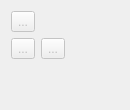
      <widget class="QWidget" name="page_2">
       <property name="geometry">
        <rect>
         <x>0</x>
         <y>0</y>
         <width>130</width>
         <height>110</height>
        </rect>
       </property>
       <property name="sizePolicy">
        <sizepolicy hsizetype="Expanding" vsizetype="Maximum">
         <horstretch>0</horstretch>
         <verstretch>0</verstretch>
        </sizepolicy>
       </property>
       <property name="toolTip">
        <string>Tools for creating lines.</string>
       </property>
       <attribute name="icon">
        <iconset resource="../../libs/vmisc/share/resources/icon.qrc">
         <normaloff>:/icon/16x16/toolsectionline.png</normaloff>:/icon/16x16/toolsectionline.png</iconset>
       </attribute>
       <attribute name="label">
        <string>Line</string>
       </attribute>
       <attribute name="toolTip">
        <string>Line</string>
       </attribute>
       <layout class="QFormLayout" name="formLayout_2">
        <item row="0" column="0">
         <widget class="QToolButton" name="toolButtonPointerLine">
          <property name="enabled">
           <bool>false</bool>
          </property>
          <property name="toolTip">
           <string>Tool pointer</string>
          </property>
          <property name="text">
           <string notr="true">...</string>
          </property>
          <property name="icon">
           <iconset resource="../../libs/vmisc/share/resources/icon.qrc">
            <normaloff>:/icon/32x32/arrow_cursor.png</normaloff>:/icon/32x32/arrow_cursor.png</iconset>
          </property>
          <property name="iconSize">
           <size>
            <width>32</width>
            <height>32</height>
           </size>
          </property>
          <property name="checkable">
           <bool>true</bool>
          </property>
         </widget>
        </item>
        <item row="2" column="0">
         <widget class="QToolButton" name="toolButtonLine">
          <property name="enabled">
           <bool>false</bool>
          </property>
          <property name="toolTip">
           <string>Line between points</string>
          </property>
          <property name="text">
           <string notr="true">...</string>
          </property>
          <property name="icon">
           <iconset resource="share/resources/toolicon.qrc">
            <normaloff>:/toolicon/32x32/line.png</normaloff>:/toolicon/32x32/line.png</iconset>
          </property>
          <property name="iconSize">
           <size>
            <width>32</width>
            <height>32</height>
           </size>
          </property>
          <property name="checkable">
           <bool>true</bool>
          </property>
         </widget>
        </item>
        <item row="2" column="1">
         <widget class="QToolButton" name="toolButtonLineIntersect">
          <property name="enabled">
           <bool>false</bool>
          </property>
          <property name="toolTip">
           <string>Point at line intersection</string>
          </property>
          <property name="text">
           <string notr="true">...</string>
          </property>
          <property name="icon">
           <iconset resource="share/resources/toolicon.qrc">
            <normaloff>:/toolicon/32x32/intersect.png</normaloff>:/toolicon/32x32/intersect.png</iconset>
          </property>
          <property name="iconSize">
           <size>
            <width>32</width>
            <height>32</height>
           </size>
          </property>
          <property name="checkable">
           <bool>true</bool>
          </property>
         </widget>
        </item>
       </layout>
      </widget>
